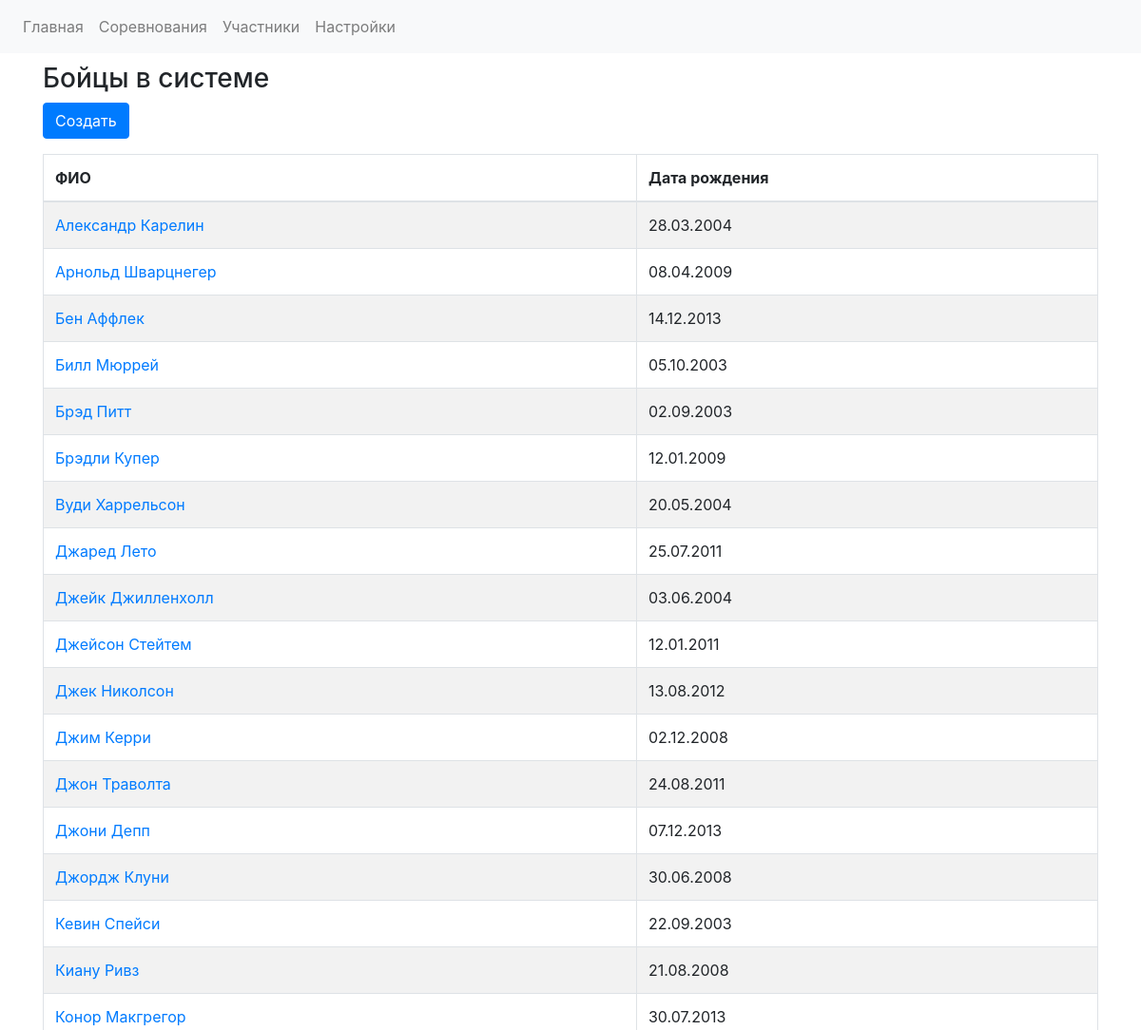
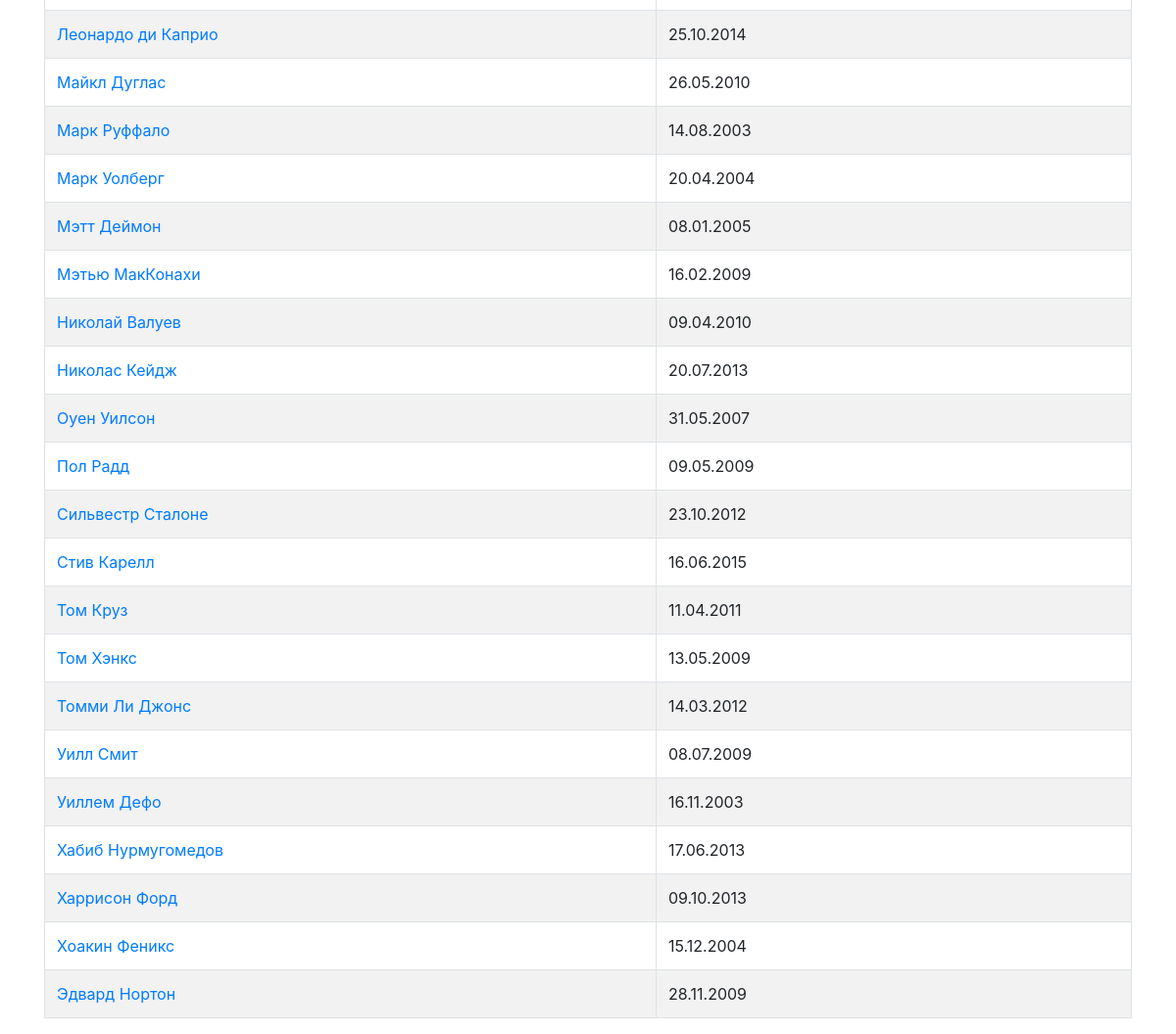
/participants, run on the app's committed database (2 pictures, top to bottom).
### app.py (models this page shows)
class FightersDB(db.Model):
    fighter_id = db.Column(db.Integer, primary_key=True)
    name = db.Column(db.String)
    last_name = db.Column(db.String)
    fighter_image = db.Column(db.String)
    fighter_image_id = db.Column(db.String)
    birthday = db.Column(db.Date, default=datetime.utcnow)
    active_status = db.Column(db.Integer)
    red_fighter = db.relationship('FightsDB', backref='red_fighter', foreign_keys="[FightsDB.red_fighter_id]")
    blue_fighter = db.relationship('FightsDB', backref='blue_fighter', foreign_keys="[FightsDB.blue_fighter_id]")
    registrations = db.relationship('RegistrationDB', backref = 'fighter')

### app.py (the view)
@app.route('/participants')
def participants():
    participants = FightersDB.query.all()
    return render_template('participants.html', participants = participants)

### templates/participants.html (shortened to what this page needs)
{% extends "base.html" %}
{% block head %}
<link rel="stylesheet" type="text/css" href="https://cdnjs.cloudflare.com/ajax/libs/twitter-bootstrap/4.5.2/css/bootstrap.css">
<link rel="stylesheet" type="text/css" href="https://cdn.datatables.net/1.10.24/css/dataTables.bootstrap4.min.css">
{% endblock %}
{% block content %}
<div class="container" style="margin-top: 10px">
<h3>Бойцы в системе</h3>
<button type="button" class="btn btn-primary" id="create_competition_button">Создать</button>
<table id="competitions_table" class="table table-striped table-bordered" style="width:100%">
        <thead>
            <tr>
                <th>ФИО</th>
                <th>Дата рождения</th>
            </tr>
        </thead>
        <tbody>
        {% for participant in participants %}
            <tr>
                <td>
                    <a href="{{url_for('participant_view', participant_id = participant.fighter_id)}}">
                          {{ participant.name }} {{ participant.last_name }}
                    </a>
                </td>
                <td>{{ participant.birthday.strftime('%d.%m.%Y') }}</td>
            </tr>
        {% endfor %}
    </table>
</div>
{% endblock %}

### data on the page
FightersDB: name "Александр", last_name "Карелин", birthday "28.03.2004"
FightersDB: name "Арнольд", last_name "Шварцнегер", birthday "08.04.2009"
FightersDB: name "Бен", last_name "Аффлек", birthday "14.12.2013"
FightersDB: name "Билл", last_name "Мюррей", birthday "05.10.2003"
FightersDB: name "Брэд", last_name "Питт", birthday "02.09.2003"
FightersDB: name "Брэдли", last_name "Купер", birthday "12.01.2009"
FightersDB: name "Вуди", last_name "Харрельсон", birthday "20.05.2004"
FightersDB: name "Джаред", last_name "Лето", birthday "25.07.2011"
FightersDB: name "Джейк", last_name "Джилленхолл", birthday "03.06.2004"
FightersDB: name "Джейсон", last_name "Стейтем", birthday "12.01.2011"
FightersDB: name "Джек", last_name "Николсон", birthday "13.08.2012"
FightersDB: name "Джим", last_name "Керри", birthday "02.12.2008"
FightersDB: name "Джон", last_name "Траволта", birthday "24.08.2011"
FightersDB: name "Джони", last_name "Депп", birthday "07.12.2013"
FightersDB: name "Джордж", last_name "Клуни", birthday "30.06.2008"
FightersDB: name "Кевин", last_name "Спейси", birthday "22.09.2003"
FightersDB: name "Киану", last_name "Ривз", birthday "21.08.2008"
FightersDB: name "Конор", last_name "Макгрегор", birthday "30.07.2013"
FightersDB: name "Леонардо", last_name "ди Каприо", birthday "25.10.2014"
FightersDB: name "Майкл", last_name "Дуглас", birthday "26.05.2010"
FightersDB: name "Марк", last_name "Руффало", birthday "14.08.2003"
FightersDB: name "Марк", last_name "Уолберг", birthday "20.04.2004"
FightersDB: name "Мэтт", last_name "Деймон", birthday "08.01.2005"
FightersDB: name "Мэтью", last_name "МакКонахи", birthday "16.02.2009"
FightersDB: name "Николай", last_name "Валуев", birthday "09.04.2010"
FightersDB: name "Николас", last_name "Кейдж", birthday "20.07.2013"
FightersDB: name "Оуен", last_name "Уилсон", birthday "31.05.2007"
FightersDB: name "Пол", last_name "Радд", birthday "09.05.2009"
FightersDB: name "Сильвестр", last_name "Сталоне", birthday "23.10.2012"
FightersDB: name "Стив", last_name "Карелл", birthday "16.06.2015"
FightersDB: name "Том", last_name "Круз", birthday "11.04.2011"
FightersDB: name "Том", last_name "Хэнкс", birthday "13.05.2009"
FightersDB: name "Томми", last_name "Ли Джонс", birthday "14.03.2012"
FightersDB: name "Уилл", last_name "Смит", birthday "08.07.2009"
FightersDB: name "Уиллем", last_name "Дефо", birthday "16.11.2003"
FightersDB: name "Хабиб", last_name "Нурмугомедов", birthday "17.06.2013"
FightersDB: name "Харрисон", last_name "Форд", birthday "09.10.2013"
FightersDB: name "Хоакин", last_name "Феникс", birthday "15.12.2004"
FightersDB: name "Эдвард", last_name "Нортон", birthday "28.11.2009"
